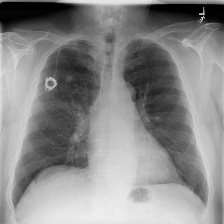
%> input picture test_images/test1.jpg, 224 x 224 px
$ octave main.m   (GNU Octave 9; MATLAB toolbox functions it lacks are replaced by stand-ins)
%> lines starting %> are read from the running program, lines starting %| are printed output that depends on the picture
### apply_conventional_clahe.m
function enhanced = apply_conventional_clahe(image, clip_limit, tile_size)
    % Apply standard CLAHE using MATLAB's built-in function

    % Convert to uint8 if needed
    if max(image(:)) <= 1
        img_uint8 = im2uint8(image);
    else
        img_uint8 = uint8(image);
    end

    % Apply CLAHE
    enhanced_uint8 = adapthisteq(img_uint8, ...
                                 'ClipLimit', clip_limit/100, ...
                                 'NumTiles', tile_size, ...
                                 'Distribution', 'uniform');

    % Convert back to double
    enhanced = im2double(enhanced_uint8);
end

### clalhe.m
function enhanced_image = clalhe(input_image)
    % CLALHE - Contrast Limited Adaptive Local Histogram Equalization
    % Based on: Mohammed & Isa (2025)

    fprintf('  Step 1: Computing histogram features...\n');

    %% PART 1: DETERMINE OPTIMAL PARAMETERS

    % Convert to uint8 for histogram computation
    img_uint8 = im2uint8(input_image);

    % Compute histogram
    [hist_counts, ~] = imhist(img_uint8);

    % Find peaks and valleys
    [peaks, valleys, num_peaks, num_valleys] = compute_histogram_features(hist_counts);

    fprintf('    Found %d peaks and %d valleys\n', num_peaks, num_valleys);

    % Compute N-parameter
    N_param = sum(valleys) / num_valleys;

    % Compute Context Block Dimension (CBD)
    CBD_height = ceil(log(num_peaks));
    CBD_width = ceil(log(num_peaks));

    if CBD_height < 2
        CBD_height = 8; % Default
        CBD_width = 8;
    end

    fprintf('    CBD: [%d x %d]\n', CBD_height, CBD_width);

    % Compute Ideal Clip Limit (I_CL) for each peak
    fprintf('  Step 2: Finding optimal clip limit...\n');

    max_valley = max(valleys);
    best_ciqi = -inf;
    best_clip_limit = 2.0;

    for i = 1:length(peaks)
        % Calculate I_CL for this peak
        I_CL = (peaks(i) + N_param) / max_valley;

        % Limit to reasonable range
        I_CL = max(0.5, min(I_CL, 10.0));

        % Apply CLAHE with this clip limit
        temp_result = apply_conventional_clahe(input_image, I_CL, [CBD_height CBD_width]);

        % Compute CIQI
        ciqi_value = compute_ciqi(input_image, temp_result);

        % Update best parameters
        if ciqi_value > best_ciqi
            best_ciqi = ciqi_value;
            best_clip_limit = I_CL;
        end
    end

    fprintf('    Optimal Clip Limit: %.4f\n', best_clip_limit);
    fprintf('    Best CIQI: %.4f\n', best_ciqi);

    %% PART 2: OBTAIN RESULTANT IMAGE

    fprintf('  Step 3: Computing optimal number of subimages...\n');

    % Compute Optimal Number of Subimages (ONS)
    ONS = ceil(log2(num_valleys));
    if mod(ONS, 2) ~= 0  % Ensure even number
        ONS = ONS + 1;
    end

    if ONS < 2
        ONS = 2;
    end

    fprintf('    Number of subimages: %d\n', ONS);

    % Divide image into subimages
    fprintf('  Step 4: Dividing and processing subimages...\n');
    subimages = divide_image(input_image, ONS);

    % Enhance each subimage
    enhanced_subimages = cell(1, ONS);
    for i = 1:ONS
        enhanced_subimages{i} = apply_conventional_clahe(subimages{i}, ...
                                                         best_clip_limit, ...
                                                         [CBD_height CBD_width]);
    end

    % Merge enhanced subimages
    fprintf('  Step 5: Merging subimages...\n');
    enhanced_image = merge_subimages(enhanced_subimages, size(input_image));

    fprintf('  CLALHE processing complete!\n');
end

### compute_histogram_features.m
function [peaks, valleys, num_peaks, num_valleys] = compute_histogram_features(hist_counts)
    % Detect peaks and valleys in histogram

    peaks = [];
    valleys = [];

    % Find peaks (local maxima)
    for i = 2:length(hist_counts)-1
        if hist_counts(i) > hist_counts(i-1) && hist_counts(i) > hist_counts(i+1)
            peaks = [peaks; hist_counts(i)];
        end
    end

    % Find valleys (local minima)
    for i = 2:length(hist_counts)-1
        if hist_counts(i) < hist_counts(i-1) && hist_counts(i) < hist_counts(i+1)
            valleys = [valleys; hist_counts(i)];
        end
    end

    % Handle edge cases
    if isempty(peaks)
        peaks = [max(hist_counts)];
    end

    if isempty(valleys)
        valleys = [min(hist_counts(hist_counts>0))];
    end

    num_peaks = length(peaks);
    num_valleys = length(valleys);
end

### compute_ciqi.m
function ciqi = compute_ciqi(original, enhanced)
    % Compute CIQI = (PSNR + Entropy) / AMBE

    % Compute PSNR
    psnr_value = psnr(enhanced, original);

    % Compute Entropy
    entropy_value = entropy(im2uint8(enhanced));

    % Compute AMBE
    ambe_value = abs(mean(original(:)) - mean(enhanced(:)));

    % Avoid division by zero
    if ambe_value < 1e-6
        ambe_value = 1e-6;
    end

    % Calculate CIQI
    ciqi = (psnr_value + entropy_value) / ambe_value;
end

### divide_image.m
function subimages = divide_image(image, num_subimages)
    % Divide image into vertical subimages

    [height, width] = size(image);
    subimage_width = floor(width / num_subimages);

    subimages = cell(1, num_subimages);

    for i = 1:num_subimages
        if i < num_subimages
            col_start = (i-1) * subimage_width + 1;
            col_end = i * subimage_width;
        else
            % Last subimage takes remaining columns
            col_start = (i-1) * subimage_width + 1;
            col_end = width;
        end

        subimages{i} = image(:, col_start:col_end);
    end
end

### merge_subimages.m
function merged = merge_subimages(subimages, target_size)
    % Merge subimages horizontally

    num_subimages = length(subimages);

    % Concatenate horizontally
    merged = subimages{1};

    for i = 2:num_subimages
        merged = [merged, subimages{i}];
    end

    % Ensure output matches target size
    merged = imresize(merged, target_size);
end

### compute_metrics.m
function metrics = compute_metrics(original, enhanced)
    % Compute all performance metrics

    % PSNR
    metrics.psnr = psnr(enhanced, original);

    % SSIM
    metrics.ssim = ssim(enhanced, original);

    % Entropy
    metrics.entropy = entropy(im2uint8(enhanced));

    % AMBE (Absolute Mean Brightness Error)
    metrics.ambe = abs(mean(original(:)) - mean(enhanced(:)));

    % RMSE
    metrics.rmse = sqrt(mean((original(:) - enhanced(:)).^2));

    % CII (Contrast Improvement Index)
    contrast_orig = std(original(:));
    contrast_enh = std(enhanced(:));

    if contrast_orig > 0
        metrics.cii = contrast_enh / contrast_orig;
    else
        metrics.cii = 1;
    end
end

### main.m
%% CLALHE - Contrast Limited Adaptive Local Histogram Equalization
% Main Script for Image Enhancement
% Based on: Mohammed & Isa (2025) - IEEE Access

clear all; close all; clc;

%% Step 1: Load Image
fprintf('Loading input image...\n');
input_image = imread('test_images/test1.jpg');
%> input_image is the input picture: size 224x224x3 uint8; min 0, max 240, mean 137.8

% Convert to grayscale if color
if size(input_image, 3) == 3
    gray_image = rgb2gray(input_image);
else
    gray_image = input_image;
end

gray_image = im2double(gray_image); % Normalize to [0,1]
%> gray_image: size 224x224 double

fprintf('Image loaded successfully. Size: %dx%d\n', size(gray_image,1), size(gray_image,2));
%| Image loaded successfully. Size: 224x224

%% Step 2: Apply Conventional CLAHE
fprintf('\nApplying Conventional CLAHE...\n');
clahe_result = apply_conventional_clahe(gray_image, 2.0, [8 8]);
%> in apply_conventional_clahe, `enhanced_uint8 = adapthisteq(img_uint8, 'ClipLimit', clip_limit/100, '..`:
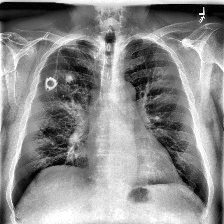
%> enhanced_uint8: size 224x224 uint8; min 0, max 255, mean 139.6

%% Step 3: Apply Proposed CLALHE
fprintf('\nApplying Proposed CLALHE...\n');
clalhe_result = clalhe(gray_image);
%> in clalhe, `[hist_counts, ~] = imhist(img_uint8);`: hist_counts = 256 values, max 683 at index 1, min 0 at index 242, mean 196
%> the loop in compute_histogram_features, `for i = 2:length(hist_counts)-1` made 254 passes
%> peaks on passes 4, 12, 14, 22, 25, 28, 30, 32, 39, 41, 44, 49: 177, [177; 35], [177; 35; 37], [177; 35; 37; 29], [177; 35; 37; 29; 32], [177; 35; 37; 29; 32; 30], [177; 35; 37; 29; 32; 30; 36], [177; 35; 37; 29; 32; 30; 36; 42], [177; 35; 37; 29; 32; 30; 36; 42; 91], [177; 35; 37; 29; 32; 30; 36; 42; 91; 90], [177; 35; 37; 29; 32; 30; 36; 42; 91; 90; 106], [177; 35; 37; 29; 32; 30; 36; 42; 91; 90; 106; 139]
%> after the loop in compute_histogram_features, `for i = 2:length(hist_counts)-1`: peaks = 67 values, max 462 at index 53, min 29 at index 4, mean 232.1
%> the loop in compute_histogram_features, `for i = 2:length(hist_counts)-1` made 254 passes
%> valleys on passes 2, 13, 16, 21, 23, 27, 29, 31, 33, 40, 42, 46: 126, [126; 33], [126; 33; 25], [126; 33; 25; 22], [126; 33; 25; 22; 26], [126; 33; 25; 22; 26; 27], [126; 33; 25; 22; 26; 27; 24], [126; 33; 25; 22; 26; 27; 24; 34], [126; 33; 25; 22; 26; 27; 24; 34; 29], [126; 33; 25; 22; 26; 27; 24; 34; 29; 79], [126; 33; 25; 22; 26; 27; 24; 34; 29; 79; 77], [126; 33; 25; 22; 26; 27; 24; 34; 29; 79; 77; 89]
%> after the loop in compute_histogram_features, `for i = 2:length(hist_counts)-1`: valleys = 68 values, max 410 at index 56, min 22 at index 4, mean 199.4
%> in clalhe, `[peaks, valleys, num_peaks, num_valleys] = compute_histogram_features(..`: num_peaks = 67; num_valleys = 68
%|     Found 67 peaks and 68 valleys
%> in clalhe, `N_param = sum(valleys) / num_valleys;`: N_param = 199.4
%> in clalhe, `CBD_height = ceil(log(num_peaks));`: CBD_height = 5
%|     CBD: [5 x 5]
%> in clalhe, `max_valley = max(valleys);`: max_valley = 410
%> the loop in clalhe, `for i = 1:length(peaks)` made 67 passes
%> (I_CL, psnr_value in compute_ciqi, entropy_value in compute_ciqi, ciqi in compute_ciqi, ciqi_value, best_ciqi, best_clip_limit) on passes 1, 13, 16, 19, 49, 50, 53: (0.918, 21.29, 7.85, 1364.6, 1364.6, 1364.6, 0.918), (0.864, 21.54, 7.84, 1444.8, 1444.8, 1444.8, 0.864), (1.01, 20.54, 7.89, 1637.5, 1637.5, 1637.5, 1.01), (1.13, 20.25, 7.88, 3168.1, 3168.1, 3168.1, 1.13), (1.31, 19.19, 7.89, 7764.8, 7764.8, 7764.8, 1.31), (1.35, 19.15, 7.9, 14869.3, 14869.3, 14869.3, 1.35), (1.61, 18.32, 7.9, 39096.4, 39096.4, 39096.4, 1.61)
%> (I_CL, psnr_value in compute_ciqi, entropy_value in compute_ciqi, ciqi in compute_ciqi, ciqi_value) on passes 2 to 7: (0.572, 24.44, 7.82, 885.7, 885.7), (0.577, 24.44, 7.82, 885.7, 885.7), (0.557, 24.44, 7.82, 885.7, 885.7), (0.564, 24.44, 7.82, 885.7, 885.7), (0.56, 24.44, 7.82, 885.7, 885.7), (0.574, 24.44, 7.82, 885.7, 885.7)
%> pass 1, in apply_conventional_clahe (call 2), `enhanced_uint8 = adapthisteq(img_uint8, 'ClipLimit', clip_limit/100, '..`:
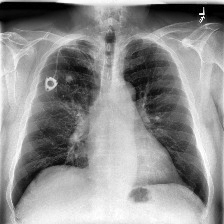
%> enhanced_uint8: size 224x224 uint8; min 0, max 255, mean 143.3
%> pass 2, in apply_conventional_clahe (call 3), `enhanced_uint8 = adapthisteq(img_uint8, 'ClipLimit', clip_limit/100, '..`:
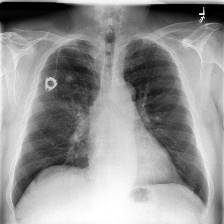
%> enhanced_uint8: size 224x224 uint8; min 0, max 255, mean 147.1
%|     Optimal Clip Limit: 1.6132
%|     Best CIQI: 39096.3944
%> in clalhe, `ONS = ceil(log2(num_valleys));`: ONS = 7
%> in clalhe, `ONS = ONS + 1;`: ONS = 8
%|     Number of subimages: 8
%> in divide_image, `subimage_width = floor(width / num_subimages);`: subimage_width = 28
%> in divide_image, `subimages = cell(1, num_subimages);`: subimages = {[], [], [], [], [], [], [], []}
%> the loop in divide_image, `for i = 1:num_subimages` made 8 passes
%> (col_start, col_end) on passes 1 to 8: (1, 28), (29, 56), (57, 84), (85, 112), (113, 140), (141, 168), (169, 196), (197, 224)
%> after the loop in divide_image, `for i = 1:num_subimages`: subimages = 8 items
%> in clalhe, `enhanced_subimages = cell(1, ONS);`: enhanced_subimages = {[], [], [], [], [], [], [], []}
%> the loop in clalhe, `for i = 1:ONS` made 8 passes
%> pass 1, in apply_conventional_clahe (call 62), `enhanced_uint8 = adapthisteq(img_uint8, 'ClipLimit', clip_limit/100, '..`:
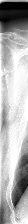
%> enhanced_uint8: size 224x28 uint8; min 0, max 255, mean 176
%> pass 2, in apply_conventional_clahe (call 63), `img_uint8 = im2uint8(image);`:
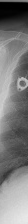
%> img_uint8: size 224x28 uint8; min 0, max 233, mean 122.9
%> after the loop in clalhe, `for i = 1:ONS`: enhanced_subimages = 8 items
%> in merge_subimages, `num_subimages = length(subimages);`: num_subimages = 8
%> the loop in merge_subimages, `for i = 2:num_subimages` made 7 passes
%> pass 3, in merge_subimages, `merged = [merged, subimages{i}];`:
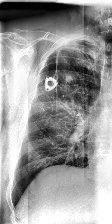
%> merged: size 224x112 double; min 0, max 1, mean 0.602
%> after the loop in merge_subimages, `for i = 2:num_subimages`:
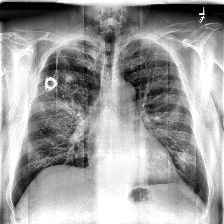
%> merged: size 224x224 double; min 0, max 1, mean 0.615

%% Step 4: Compute Metrics
fprintf('\n========== PERFORMANCE METRICS ==========\n');

% For CLAHE
metrics_clahe = compute_metrics(gray_image, clahe_result);
%> in compute_metrics, `metrics.psnr = psnr(enhanced, original);`: metrics.psnr = 18.04
%> in compute_metrics, `metrics.ssim = ssim(enhanced, original);`: metrics.ssim = 0.672
%> in compute_metrics, `metrics.entropy = entropy(im2uint8(enhanced));`: metrics.entropy = 7.88
%> in compute_metrics, `metrics.ambe = abs(mean(original(:)) - mean(enhanced(:)));`: metrics.ambe = 0.00681
%> in compute_metrics, `metrics.rmse = sqrt(mean((original(:) - enhanced(:)).^2));`: metrics.rmse = 0.125
%> in compute_metrics, `contrast_orig = std(original(:));`: contrast_orig = 0.235
%> in compute_metrics, `contrast_enh = std(enhanced(:));`: contrast_enh = 0.253
%> in compute_metrics, `metrics.cii = contrast_enh / contrast_orig;`: metrics.cii = 1.07
%> metrics_clahe = {psnr 18.04, ssim 0.672, entropy 7.88, ambe 0.00681, rmse 0.125, cii 1.07}
fprintf('\nConventional CLAHE:\n');
fprintf('  PSNR:    %.4f dB\n', metrics_clahe.psnr);
%|   PSNR:    18.0402 dB
fprintf('  SSIM:    %.4f\n', metrics_clahe.ssim);
%|   SSIM:    0.6716
fprintf('  Entropy: %.4f\n', metrics_clahe.entropy);
%|   Entropy: 7.8804
fprintf('  AMBE:    %.4f\n', metrics_clahe.ambe);
%|   AMBE:    0.0068

% For CLALHE
metrics_clalhe = compute_metrics(gray_image, clalhe_result);
%> metrics_clalhe = {psnr 17.33, ssim 0.703, entropy 7.78, ambe 0.0745, rmse 0.136, cii 1.16}
fprintf('\nProposed CLALHE:\n');
fprintf('  PSNR:    %.4f dB\n', metrics_clalhe.psnr);
%|   PSNR:    17.3294 dB
fprintf('  SSIM:    %.4f\n', metrics_clalhe.ssim);
%|   SSIM:    0.7032
fprintf('  Entropy: %.4f\n', metrics_clalhe.entropy);
%|   Entropy: 7.7752
fprintf('  AMBE:    %.4f\n', metrics_clalhe.ambe);
%|   AMBE:    0.0745

%% Step 5: Display Results
figure('Position', [100 100 1200 400]);

subplot(1,3,1);
imshow(gray_image, []);
title('Original Image');

subplot(1,3,2);
imshow(clahe_result, []);
title('Conventional CLAHE');

subplot(1,3,3);
imshow(clalhe_result, []);
title('Proposed CLALHE');

%% Step 6: Save Results
fprintf('\nSaving results...\n');
if ~exist('results', 'dir')
    mkdir('results');
end

imwrite(clahe_result, 'results/clahe_result.png');
imwrite(clalhe_result, 'results/clalhe_result.png');

fprintf('Results saved to results/ folder\n');
fprintf('\n========== PROCESS COMPLETED ==========\n');

$ run again, with test_images/test.jpg copied over test_images/test1.jpg
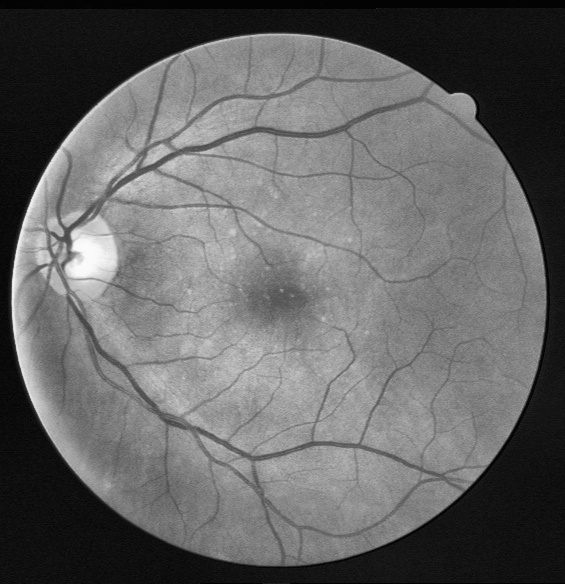
%> input picture test_images/test.jpg, 565 x 584 px
%> input_image is the input picture: size 584x565 uint8; min 0, max 253, mean 101
%| Image loaded successfully. Size: 584x565
%> hist_counts = 256 values, max 11128 at index 17, min 0 at index 255, mean 1288.9
%> the loop in compute_histogram_features, `for i = 2:length(hist_counts)-1` made 254 passes
%> peaks on passes 3, 16, 35, 37, 41, 45, 49, 51: 4349, [4349; 11128], [4349; 11128; 85], [4349; 11128; 85; 81], [4349; 11128; 85; 81; 59], [4349; 11128; 85; 81; 59; 45], [4349; 11128; 85; 81; 59; 45; 41], [4349; 11128; 85; 81; 59; 45; 41; 36]
%> after the loop in compute_histogram_features, `for i = 2:length(hist_counts)-1`: peaks = 49 values, max 11128 at index 2, min 32 at index 13, mean 901
%> the loop in compute_histogram_features, `for i = 2:length(hist_counts)-1` made 254 passes
%> valleys on passes 5, 34, 36, 39, 44, 48, 50, 52: 362, [362; 66], [362; 66; 60], [362; 66; 60; 54], [362; 66; 60; 54; 36], [362; 66; 60; 54; 36; 33], [362; 66; 60; 54; 36; 33; 30], [362; 66; 60; 54; 36; 33; 30; 27]
%> after the loop in compute_histogram_features, `for i = 2:length(hist_counts)-1`: valleys = 49 values, max 4337 at index 21, min 20 at index 12, mean 483.1
%> in clalhe, `[peaks, valleys, num_peaks, num_valleys] = compute_histogram_features(..`: num_peaks = 49
%|     Found 49 peaks and 49 valleys
%> N_param = 483.1
%> CBD_height = 4
%|     CBD: [4 x 4]
%> max_valley = 4337
%> the loop in clalhe, `for i = 1:length(peaks)` made 49 passes
%> (I_CL, psnr_value in compute_ciqi, entropy_value in compute_ciqi, ciqi in compute_ciqi, ciqi_value, best_ciqi, best_clip_limit) on passes 1, 22, 23, 24, 25: (1.11, 21.88, 7.62, 1172.1, 1172.1, 1172.1, 1.11), (1.05, 22.36, 7.59, 1263.2, 1263.2, 1263.2, 1.05), (0.937, 23.44, 7.52, 1548.7, 1548.7, 1548.7, 0.937), (0.884, 24.03, 7.47, 1688.5, 1688.5, 1688.5, 0.884), (0.842, 24.51, 7.44, 1777.4, 1777.4, 1777.4, 0.842)
%> pass 1, in apply_conventional_clahe (call 2), `enhanced_uint8 = adapthisteq(img_uint8, 'ClipLimit', clip_limit/100, '..`:
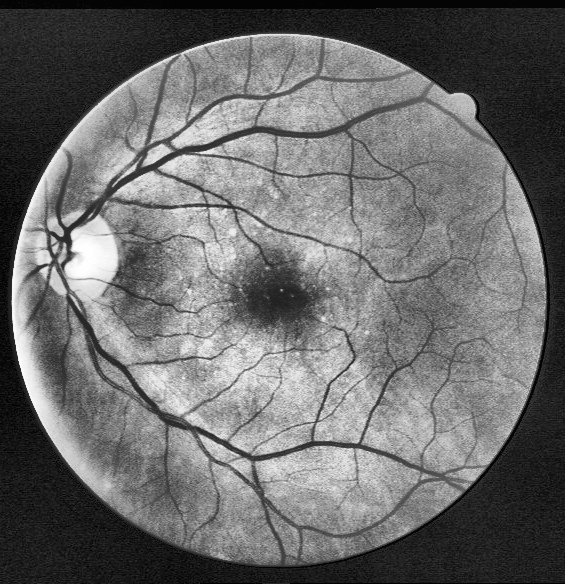
%> enhanced_uint8: size 584x565 uint8; min 0, max 255, mean 107.5
%|     Optimal Clip Limit: 0.8421
%|     Best CIQI: 1777.4175
%> ONS = 6
%|     Number of subimages: 6
%> subimage_width = 94
%> in divide_image, `subimages = cell(1, num_subimages);`: subimages = {[], [], [], [], [], []}
%> the loop in divide_image, `for i = 1:num_subimages` made 6 passes
%> (col_start, col_end) on passes 1 to 6: (1, 94), (95, 188), (189, 282), (283, 376), (377, 470), (471, 565)
%> after the loop in divide_image, `for i = 1:num_subimages`: subimages = 6 items
%> in clalhe, `enhanced_subimages = cell(1, ONS);`: enhanced_subimages = {[], [], [], [], [], []}
%> the loop in clalhe, `for i = 1:ONS` made 6 passes
%> after the loop in clalhe, `for i = 1:ONS`: enhanced_subimages = 6 items
%> num_subimages = 6
%> the loop in merge_subimages, `for i = 2:num_subimages` made 5 passes
%> after the loop in merge_subimages, `for i = 2:num_subimages`:
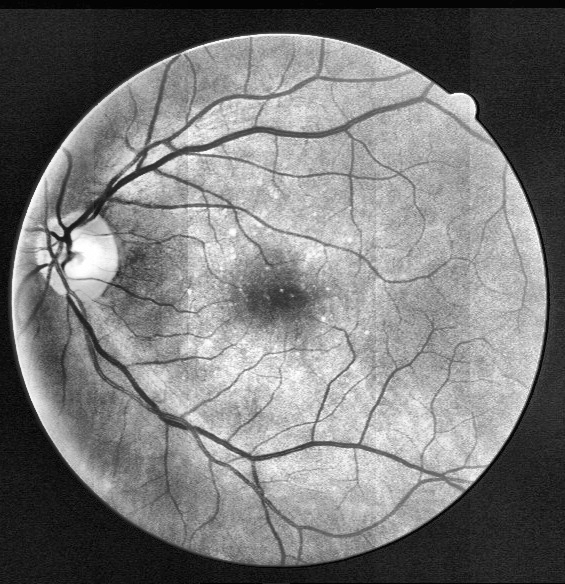
%> merged: size 584x565 double; min 0, max 1, mean 0.475
%> metrics.psnr = 17.21
%> metrics.ssim = 0.507
%> metrics.entropy = 7.79
%> metrics.ambe = 0.0299
%> metrics.rmse = 0.138
%> contrast_orig = 0.24
%> contrast_enh = 0.255
%> metrics.cii = 1.06
%> metrics_clahe = {psnr 17.21, ssim 0.507, entropy 7.79, ambe 0.0299, rmse 0.138, cii 1.06}
%|   PSNR:    17.2108 dB
%|   SSIM:    0.5066
%|   Entropy: 7.7857
%|   AMBE:    0.0299
%> metrics_clalhe = {psnr 18.34, ssim 0.791, entropy 7.61, ambe 0.0786, rmse 0.121, cii 1.17}
%|   PSNR:    18.3435 dB
%|   SSIM:    0.7905
%|   Entropy: 7.6131
%|   AMBE:    0.0786
